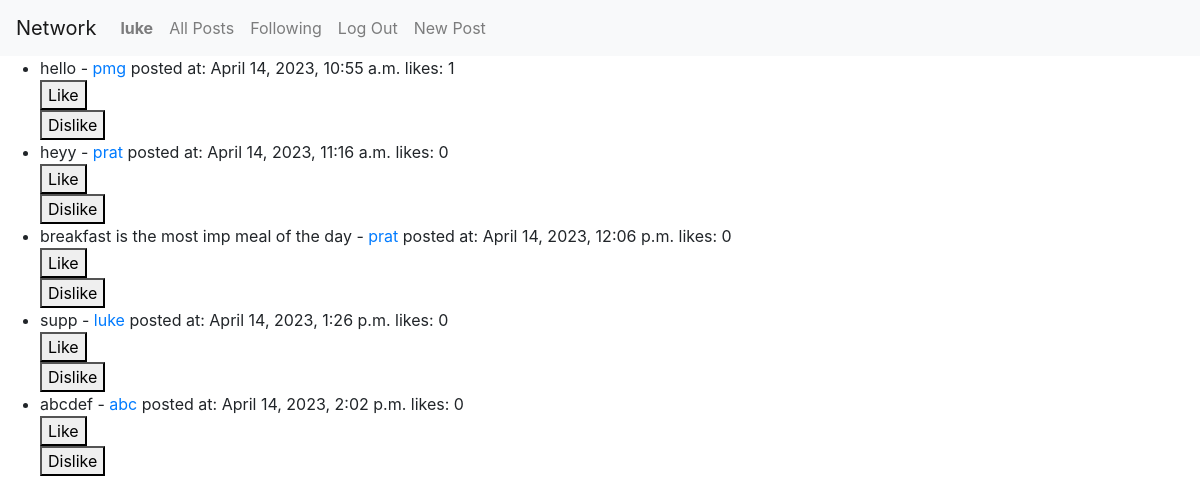
The app's page / (signed in) with its own data.
### network/models.py (models this page shows)
class User(AbstractUser):
    following = models.ManyToManyField('self', blank=True, symmetrical=False, related_name='followers')
    followers_count = models.IntegerField(default=0)
    following_count = models.IntegerField(default=0)

class Post(models.Model):
    content = models.TextField()
    author = models.ForeignKey(User, on_delete=models.CASCADE)
    created_at = models.DateTimeField(auto_now_add = True)
    likes = models.IntegerField(default=0)
    dislikes = models.IntegerField(default=0)

### network/views.py (the view)
# urls.py: path("", views.index, name="index"),
def index(request):
    if request.method == 'POST':
        postText = request.POST.get('postText')
        post = Post.objects.create(content=postText, author=request.user)
        posts = Post.objects.all()
        return render(request, 'network/index.html', {'posts': posts})
    else:
        posts = Post.objects.all()
        return render(request, 'network/index.html', {'posts': posts})

### network/templates/network/index.html (shortened to what this page needs)
{% extends "network/layout.html" %}
{% block body %}
    {% if posts %}
        <ul>
            {% for post in posts %}
                <li>{{ post.content }} - <a href="{% url 'profile' post.author.id %}">{{ post.author.username }}</a> posted at: {{post.created_at}} likes: {{post.likes}}
                    <form method="post" action="{% url 'like' post.id %}">
                        <button type="submit">Like</button>
                    </form>
                    <form method="post" action="{% url 'dislike' post.id %}">
                        <button type="submit">Dislike</button>
                    </form>
                </li>
            {% endfor %}
        </ul>
    {% else %}
        <p>No posts found.</p>
    {% endif %}
{% endblock %}

### network/templates/network/layout.html (shortened to what this page needs)
{% load static %}
<!DOCTYPE html>
<html lang="en">
    <head>
        <link rel="stylesheet" href="https://stackpath.bootstrapcdn.com/bootstrap/4.4.1/css/bootstrap.min.css">
        <link href="{% static 'network/styles.css' %}" rel="stylesheet">
    </head>
    <body>
        <nav class="navbar navbar-expand-lg navbar-light bg-light">
            <a class="navbar-brand" href="#">Network</a>
            <div>
              <ul class="navbar-nav mr-auto">
                {% if user.is_authenticated %}
                    <li class="nav-item">
                        <a class="nav-link" href="{% url 'profile' user.id%}"><strong>{{ user.username }}</strong></a>
                    </li>
                {% endif %}
                <li class="nav-item">
                  <a class="nav-link" href="{% url 'index' %}">All Posts</a>
                </li>
                {% if user.is_authenticated %}
                    <li class="nav-item">
                        <a class="nav-link" href="{% url 'following' %}">Following</a>
                    </li>
                    <li class="nav-item">
                        <a class="nav-link" href="{% url 'logout' %}">Log Out</a>
                    </li>
                    <li>
                        <a class="nav-link" href="{% url 'newPost' %}">New Post</a>
                    </li>
                {% endif %}
              </ul>
            </div>
          </nav>
        <div class="body">
            {% block body %}
            {% endblock %}
        </div>
    </body>
</html>

### records on screen
User: username "luke"
Post: content "hello", author.username "pmg", created_at "April 14, 2023, 10:55 a.m.", likes "1"
Post: content "heyy", author.username "prat", created_at "April 14, 2023, 11:16 a.m.", likes "0"
Post: content "breakfast is the most imp meal of the day", author.username "prat", created_at "April 14, 2023, 12:06 p.m.", likes "0"
Post: content "supp", author.username "luke", created_at "April 14, 2023, 1:26 p.m.", likes "0"
Post: content "abcdef", author.username "abc", created_at "April 14, 2023, 2:02 p.m.", likes "0"
